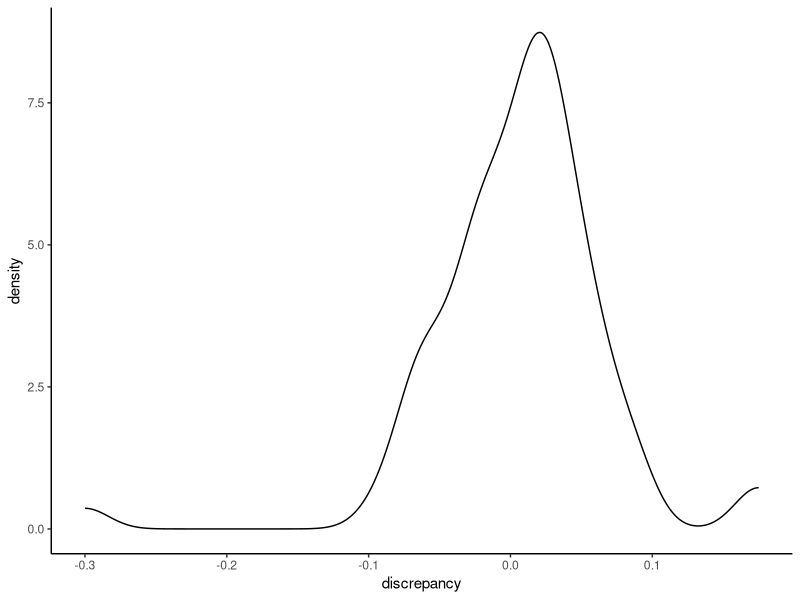

Generate this figure with R: (Note: this script raises an error after producing the figure.)
## ---- chunk 1
knitr::opts_chunk$set(echo = FALSE, include = FALSE, warning = FALSE, message = FALSE)
date_compiled_title = c("Output created on", date())
## ---- chunk 2
library(tidyverse)
library(broom)
library(patchwork)
library(knitr)
library(kableExtra)
library(afex)
library(BayesFactor)

theme_set(theme_classic())

setwd(dirname(rstudioapi::getActiveDocumentContext()$path)) # set wd to current file location

data <- read_csv("data_tidy_CCVR04.csv") # read in the tidied data from the first analysis script.

data_AW <- 
  data %>% 
  filter(phase == 2) %>% # separate out awareness data
  mutate(TT = if_else(set %in% c(5,6), "Repeated", "Random"), # recode "set" variable into 2 variables
         targ_depth = if_else(set %in% c(5,7), "Near targets", "Far targets")) %>% 
  select(exp:block, set, TT, targ_depth, everything())

dataMain <- 
  data %>% 
  filter(phase == 1) %>% # main phase of the task
  mutate(TT = if_else(set %in% c(1,2), "Repeated", "Random"), # recode "set" variable into 2 variables
         targ_depth = if_else(set %in% c(1,3), "Near", "Far"),
         epoch = ceiling(block/2)) %>% 
  select(exp:phase, epoch, block:set, TT, targ_depth, everything())

## ---- chunk 3
# a table of the demographic information across participants
data_demog <- 
  dataMain %>% 
  group_by(subj) %>% 
  slice(1) %>% # take top row
  ungroup() %>% 
  select(subj,age,gender,condition)

demog_summary <- 
  data_demog %>% 
  summarise(n = n(),
            mean_age = mean(age),
            sd_age = sd(age),
            males = sum(gender=="M"),
            females = sum(gender=="F"),
            non_binary = sum(!gender %in% c("M", "F")))

# summary statistics of response patterns,
basic_resp_stats <- 
  dataMain %>%
  group_by(subj) %>%
  summarise(mean_RT = mean(RT < 9999),
            perc_Timeouts = sum(dist_to_T==-1)/n(),
            mean_Extra_Resp = mean(num_additional_Rs),
            perc_Rs_Over1 = sum(num_additional_Rs>0)/n(),
            perc_Rs_Over2 = sum(num_additional_Rs>1)/n()) %>% 
  summarise_all(list(mean = mean, sd = sd)) %>%  # from participant summaries, compute summary stats
  select(-contains("subj"))

# create table from those summary statistics
table_basic_resp_stats <- 
  basic_resp_stats %>% 
  pivot_longer(cols = everything(), names_to = "stat") %>% 
  kable(digits = 2, col.names = c("","")) %>% 
  kable_styling(latex_options = "hold_position", position = "left")

# filter trials with more than 2 responses (num additional Rs > 1), timeouts,
# and outlier RTs  
data <- 
  dataMain %>% 
  filter(num_additional_Rs<=1, dist_to_T>=0) %>% 
  group_by(subj) %>% 
  mutate(zRT = scale(RT)) %>% 
  filter(between(zRT,-2.5,2.5)) %>% 
  ungroup() 

# what percentage of trials were removed for each participant?
perc_removed <- 
  data %>%
  group_by(subj) %>% 
  summarise(perc = (1 - (n()/496))*100)

# compute normalised RT (norm_RT), for calculating w/s error bars 
data <- 
  data %>% 
  group_by(subj) %>% # within each experiment, and each subject
  summarise(sub_MeanRT = mean(RT)) %>% # calculate the mean RT for the subject
  mutate(sample_MeanRT = mean(sub_MeanRT)) %>% # the overall mean RT for the sample in that experiment
  ungroup() %>% # ungroup the data, to allow for removal of variable
  left_join(data, by = "subj") %>% # join to the original data frame
  mutate(norm_RT = RT - sub_MeanRT + sample_MeanRT) %>% # compute the normalised RT, from the RT, subject mean and sample mean
  select(exp, subj, age:RT, norm_RT, everything(), -sub_MeanRT, -sample_MeanRT) # arrange the variables

## ---- chunk 4
# summarise the overall mean RT for each P 
overall_RT_Means <- 
  data %>% 
  group_by(subj) %>% 
  summarise(meanRT = mean(RT)) %>% 
  mutate(z_meanRT = scale(meanRT))

outlier_meanRTs <- 
  overall_RT_Means %>% 
  filter(!between(z_meanRT, -2.5, 2.5)) %>% 
  pull(subj) # Ps 27 and 60 seems to have unusually long mean RTs
  
# plot the boxplots of RT
RT_boxplot <- 
  overall_RT_Means %>% 
  ggplot(aes(x = "meanRT", y = meanRT))+
  geom_boxplot() +
  geom_point() +
  geom_text(aes(label = subj), hjust = 2, check_overlap = TRUE)

# remove the two outlier participants from the sample
data <- filter(data,!subj %in% outlier_meanRTs)

## ---- chunk 5
# exploring the difficulty of target detection at different depths

# how many trials contributed to the analysis by target depth

data %>% 
  group_by(subj, targ_depth) %>% 
  summarise(prop = n()/240) %>% 
  group_by(targ_depth) %>% 
  summarise(meanProp = mean(prop))

# clearly a difference in 1A but not in 1B

# any unusual participants?

depth_difficulty_measure <- 
  data %>% 
  group_by(subj, targ_depth) %>% 
  summarise(prop = n()/240) %>%
  pivot_wider(names_from = targ_depth, values_from = prop) %>% 
  mutate(discrepancy = Near-Far) 

depth_difficulty_measure %>% 
  ggplot(aes(discrepancy)) +
  geom_density()

# it looks like participants in 1A had a much more difficult time with far targets

# remove those with large discrepancy
depth_difficulty_outliers <- 
  depth_difficulty_measure %>% 
  filter(!between(discrepancy,-.15,.15)) %>% 
  pull(subj)

# remove the depth difficulty outliers from the sample
data <- filter(data,!subj %in% depth_difficulty_outliers)

# remove them from the measure of depth difficulty
depth_difficulty_measure <- 
  depth_difficulty_measure %>% 
  filter(between(discrepancy,-.15,.15)) 

## ---- chunk 6
# main analysis of RT

# convert TT and targ_depth to factors and set level order
data <- 
  data %>%
  mutate(TT = factor(TT, levels = c("Repeated", "Random")),
         targ_depth = factor(targ_depth, levels = c("Near", "Far")))

legendLBLs <- c("Repeated Near T", "Random Near T", "Repeated Far T", "Random Far T")

# get data for the RT figure. 
data_RT_avgs_figure <- 
  data %>%
  group_by(condition, TT, targ_depth, epoch) %>% 
  summarise(meanRT = mean(RT), 
            SE = sd(norm_RT)/sqrt(n())) %>%
  mutate(condition = recode(condition, 
                            "distal_repeated" = "Distal condition",
                            "proximal_repeated" = "Proximal condition")) %>% 
  complete(TT, targ_depth, epoch) # add NA values where missing - ensures breaks in lines for plot

# main RT figure
RT_avgs_figure <- 
  data_RT_avgs_figure %>%
  ggplot(aes(x = epoch, y = meanRT, group = interaction(TT, targ_depth))) +
  geom_line() +
  geom_errorbar(aes(ymin = meanRT-SE, ymax = meanRT+SE), width = 0.2, size = .5) +
  geom_point(aes(fill = interaction(TT, targ_depth), 
                 shape = interaction(TT, targ_depth)), 
             size = 2) +
  facet_wrap(~condition, dir = "v", scales = "free") +
  theme(strip.text = element_text(size = 12, face = "bold"),
        strip.text.x = element_text(hjust = 0.05),
        strip.background = element_blank(),
        panel.spacing.y = unit(2, "lines")) +
  scale_y_continuous(limits = c(1400, 3000), 
                     breaks = seq(1400,3000,200)) +
  scale_x_continuous(breaks = seq(1,31,4),
                     minor_breaks = seq(1,31,2)) +
  scale_fill_manual(name  = "",
                    labels = legendLBLs,
                    values = c("black", "white", "black", "white")) +
  scale_shape_manual(name = "",
                     labels = legendLBLs,
                     values = c(21,21,22,22)) +
  labs(y = "Mean response time (ms)",
       x = "Epoch (16 trials)")

RT_avgs_figure # print the figure
## ---- chunk 7
# get the data from the "test" epochs
data_test <- 
  data %>%
  mutate(test = case_when(epoch %in% 8:11 ~ 1,
                          epoch %in% 18:21 ~ 2,
                          epoch %in% 28:31 ~ 3)) %>% 
  filter(test > 0) #remove data not in the test periods
  
# plot the test data by condition
test_figure <- 
  data_test %>% 
  mutate(condition = recode(condition, 
                            "distal_repeated" = "Distal contingencies", 
                            "proximal_repeated" = "Proximal contingencies"),
         targ_depth = recode(targ_depth,
                             "Near" = "Near targets",
                             "Far" = "Far targets")) %>%
  group_by(condition, TT, targ_depth, test) %>%
  summarise(meanRT = mean(RT), 
            SE = sd(norm_RT)/sqrt(n())) %>% 
  ggplot(aes(x = test, y = meanRT, fill = TT)) +
  geom_col(position = position_dodge(),
           colour = "black",
           size = 1) +
  geom_errorbar(aes(ymin = meanRT, ymax = meanRT+SE), 
                width = 0.2, 
                size = .5, 
                position = position_dodge(width = 0.9)) +
  scale_fill_manual(values = c("black", "white")) +
  scale_y_continuous(breaks = seq(1400,2800,200)) +
  coord_cartesian(ylim = c(1400,2800)) +
  facet_wrap(vars(condition,targ_depth), 
             nrow = 2, 
             scales = "free",
             labeller = labeller(.rows = label_value, .multi_line = TRUE)) + 
  theme(strip.text = element_text(size = 10, face = "bold"),
        strip.text.x = element_text(hjust = 0),
        strip.background = element_blank(), 
        panel.spacing.y = unit(2, "lines")) +
  labs(x = "Test phase",
       y = "Mean RT",
       fill = "")

test_figure #print figure

## ---- chunk 8

data_test$subj <- as.factor(data_test$subj)

#get data for the ANOVA on the test data
data_RT_ANOVA <- 
  data_test %>% 
  group_by(condition, subj, TT, targ_depth, test) %>% 
  summarise(meanRT = mean(RT)) 

# conduct ANOVA
data_RT_ANOVA %>% 
  aov_car(meanRT ~ Error(subj/(test*TT*targ_depth)) + condition, data = .)


## ---- chunk 9

# compute a new CC_RT variable, which simplifies the random-repeated comparison
test_diff <- 
  data_test %>%
  group_by(subj, TT, targ_depth, test) %>%
  summarise(meanRT = mean(RT)) %>% 
  pivot_wider(names_from = TT, values_from = meanRT) %>% 
  mutate(CC_RT = Random - Repeated) 

# plot the CC effect as a function of target depth and test.
test_diff_figure <- 
  test_diff %>% 
  group_by(targ_depth, test) %>% 
  summarise(RT = mean(CC_RT), SE = sd(CC_RT)/sqrt(n())) %>% 
  ggplot(aes(x = test, y = RT)) +
  geom_errorbar(aes(ymin = RT-SE, ymax = RT+SE), 
                width = 0.1, size = .5, colour = "black") +
  geom_line(aes(group = targ_depth), size = 1) +
  geom_point(aes(fill = targ_depth), 
             size = 4, shape = 21, colour = "black", stroke = 1.5) +
  scale_x_continuous(breaks = 1:3) +
  scale_y_continuous(limits = c(-100, 300), breaks = seq(-100,300,50)) +
  scale_fill_discrete(type = c("black", "white")) +
  labs(x = "Test",
       y = "Difference in RT (Random - Repeated)",
       fill = "")

# draw figure
test_diff_figure

## ---- chunk 10

# t-test Test 1
test_diff %>% 
  filter(test == 1) %>% 
  {t.test(.$CC_RT ~ .$targ_depth)}

# t-test Test 2
test_diff %>% 
  filter(test == 2) %>% 
  {t.test(.$CC_RT ~ .$targ_depth)}

# t-test Test 3
test_diff %>% 
  filter(test == 3) %>% 
  {t.test(.$CC_RT ~ .$targ_depth)}


## ---- chunk 11

# compute new variables based on egocentricity of the repeated distractors
data_ego_test <- 
  data_test %>%
  mutate(egocentric = case_when(condition == "proximal_repeated" & targ_depth == "Near"
                                ~ "Egocentric - Near",
                                condition == "proximal_repeated" & targ_depth == "Far"
                                ~ "Egocentric - Far",
                                condition == "distal_repeated" & targ_depth == "Near"
                                ~ "Egocentric - Far",
                                condition == "distal_repeated" & targ_depth == "Far"
                                ~ "Egocentric - Near")) %>% 
  mutate(egocentric = fct_relevel(egocentric, "Egocentric - Near", "Egocentric - Far"))

# plot mean RTs as a function of egocentricity, trial type, and test.
test_ego_figure <- 
  data_ego_test %>% 
  group_by(egocentric, TT, test) %>%
  summarise(meanRT = mean(RT), SE = sd(norm_RT)/sqrt(n())) %>% 
  ggplot(aes(x = test, y = meanRT, fill = TT)) +
  geom_col(position = position_dodge(),
           colour = "black",
           size = 1) +
  geom_errorbar(aes(ymin = meanRT, ymax = meanRT+SE), 
                width = 0.2, size = .5, position = position_dodge(width = 0.9)) +
  scale_fill_manual(values = c("black", "white")) +
  scale_y_continuous(breaks = seq(1800,2400,100)) +
  coord_cartesian(ylim = c(1800,2400)) +
  facet_wrap(vars(egocentric), 
             nrow = 2, 
             scales = "free",
             labeller = labeller(.rows = label_value, .multi_line = FALSE)) + 
  theme(strip.text = element_text(size = 10, face = "bold"),
        strip.text.x = element_text(hjust = 0.05),
        strip.background = element_blank(), 
        panel.spacing.y = unit(2, "lines")) +
  labs(x = "Test phase",
       y = "Mean RT",
       fill = "")

test_ego_figure

## ---- chunk 12

# convert variables to factors
data_ego_test$subj <- as.factor(data_ego_test$subj)
data_ego_test$egocentric <- as.factor(data_ego_test$egocentric)

# summarise data for ANOVA
data_ego_RT_ANOVA <- 
  data_ego_test %>% 
  group_by(subj, egocentric, TT, test) %>% 
  summarise(meanRT = mean(RT)) 

# conduct ANOVA
data_ego_RT_ANOVA %>% 
  aov_car(meanRT ~ Error(subj/(egocentric*TT*test)), data = .)



## ---- chunk 13
# awareness data analysis - this is not reported here, but is reported in the main manuscript

# remove the outlier participants from the sample
data_AW <- 
  data_AW %>% 
  filter(!subj %in% outlier_meanRTs,
         !subj %in% depth_difficulty_outliers)

# summarise awareness test accuracy as a function of trial type and target depth
data_gen_descriptives <- 
  data_AW %>% 
  group_by(TT, targ_depth) %>% 
  summarise(acc = mean(dist_to_T),
            acc_sd = sd(dist_to_T))

# plot those means
data_gen_descriptives %>% 
  ggplot(aes(x = targ_depth, y = acc, fill = TT)) +
  geom_col(position = position_dodge2(), colour = "black") +
  scale_fill_manual(values = c("black","white"))

# subject level means of awareness accuracy, as a function of trial type and target depth 
data_gen_analysis <- 
  data_AW %>% 
  group_by(subj, TT, targ_depth) %>% 
  summarise(acc = mean(dist_to_T))
## ---- chunk 14
# conduct ANOVA
anova_awareness <- 
  data_gen_analysis %>% 
  aov_car(acc ~ Error(subj/(TT*targ_depth)), data = .)

# convert variables to factors for BF analysis
data_gen_analysis <- 
  data_gen_analysis %>% 
  mutate(subj = as.factor(subj),
         TT = as.factor(TT),
         targ_depth = as.factor(targ_depth))

# Bayesian analysis on the awareness data
BFanova_awareness <- 
  anovaBF(formula = acc ~ TT*targ_depth + subj,
          whichRandom = "subj",
          data = data_gen_analysis)


## ---- chunk 15

# create new variables with experiment specific names
CCVR04_demog_summary = demog_summary
CCVR04_basic_resp_stats = basic_resp_stats
CCVR04_perc_removed = perc_removed
CCVR04_overall_RT_Means = overall_RT_Means
CCVR04_RT_avgs_figure = RT_avgs_figure
CCVR04_test_figure = test_figure
CCVR04_data_RT_ANOVA = data_RT_ANOVA
CCVR04_data_RT_test_diff = test_diff
CCVR04_RT_test_diff_figure = test_diff_figure
CCVR04_data_ego_RT_ANOVA = data_ego_RT_ANOVA
CCVR04_test_ego_figure = test_ego_figure
CCVR04_data_awareness = data_gen_descriptives
CCVR04_anova_awareness = anova_awareness
CCVR04_BFanova_awareness = BFanova_awareness

#save these objects for manuscript
save(CCVR04_demog_summary, 
     CCVR04_basic_resp_stats,
     CCVR04_perc_removed,
     CCVR04_overall_RT_Means,
     CCVR04_RT_avgs_figure,
     CCVR04_test_figure,
     CCVR04_data_RT_ANOVA,
     CCVR04_data_RT_test_diff,
     CCVR04_RT_test_diff_figure,
     CCVR04_data_ego_RT_ANOVA,
     CCVR04_test_ego_figure,
     CCVR04_data_awareness,
     CCVR04_anova_awareness,
     CCVR04_BFanova_awareness,
     file = "../../CCVR_ms_1/CCVR04_export.Rdata")
